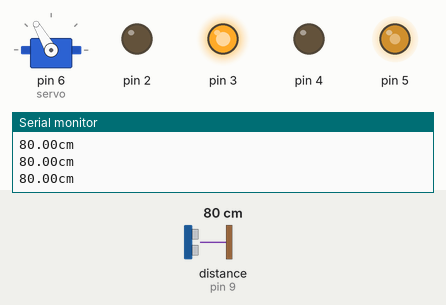
This sketch was run on a simulated Arduino Uno, built with avr-gcc and run on an emulated ATmega328P. Parts: servo, output pins drawn as LEDs (lit = HIGH), the last lines printed to the serial monitor. Wiring (inferred from the names in the program): ultrasonic range finder: trigger pin 8; echo pin 9. The inputs (shaded band) are chosen by the test bench; at power-on: distance to the obstacle (sensor on pin 9) 80 cm. The echo pulse lasts 58.3 µs per cm; pins used as bus, display or sensor lines are not drawn.

Above: at 1.2 s.
1.3 s: distance to the obstacle (sensor on pin 9) set to 29 cm
2.8 s: distance to the obstacle (sensor on pin 9) set to 22 cm
At 3.4 s:
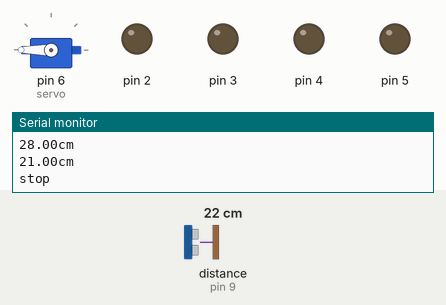
5.8 s: distance to the obstacle (sensor on pin 9) set to 2 cm
At 7.0 s:
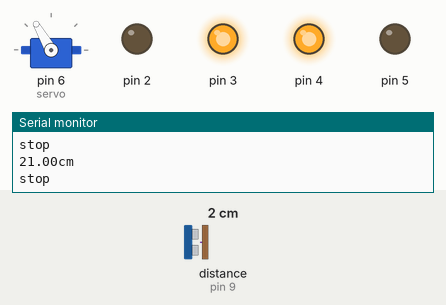
8.8 s: distance to the obstacle (sensor on pin 9) set to 299 cm
At 9.2 s:
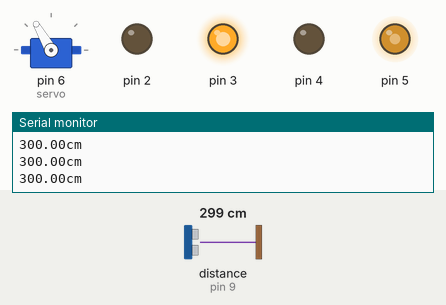
10.4 s: distance to the obstacle (sensor on pin 9) set to 4 cm
At 11.6 s:
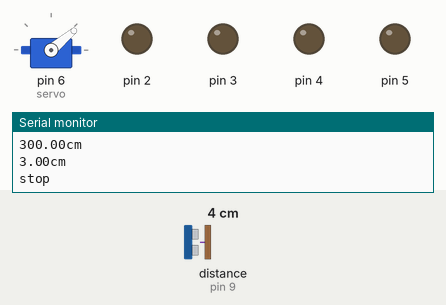
13.4 s: distance to the obstacle (sensor on pin 9) set to 35 cm
At 14.3 s:
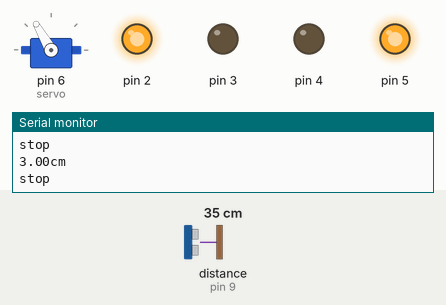
Timing chart, 0 to 16.4 s (numbered marks = the images above; inputs shaded):
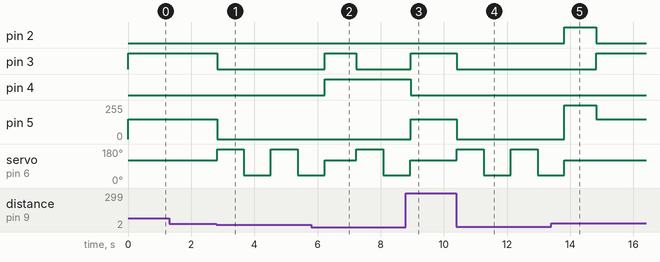

The sketch:

03_Ultrasound_Car.ino
```cpp
#include <Servo.h>
int trig = 8;
int echo = 9;
Servo servo;
int distanceleft;
int distanceright;
int distancecenter;

void Stop() {
  digitalWrite(2, 0)  ;
  digitalWrite(3, 0);
  digitalWrite(5, 0);
}
void forward() {
  analogWrite(2,  0);
  analogWrite(3, 255);
  analogWrite(4, 0);
  analogWrite(5, 150);
}
void backward() {
  digitalWrite(2, LOW);
  digitalWrite(3, HIGH);
  digitalWrite(4, LOW);
  digitalWrite(5, HIGH);
}
void left() {
  digitalWrite(2, LOW);
  digitalWrite(3, HIGH);
  digitalWrite(4, HIGH);
  digitalWrite(5, LOW);
  delay(1000);
}

void right() {
  digitalWrite(2, HIGH);
  digitalWrite(3, LOW);
  digitalWrite(4, LOW);
  digitalWrite(5, HIGH);
  delay(1000);
}

int distanceCheck() {
  digitalWrite(trig, LOW);
  digitalWrite(echo, LOW);
  delayMicroseconds(2);

  digitalWrite(trig, HIGH);
  delayMicroseconds(10);
  digitalWrite(trig, LOW);

  unsigned long duration = pulseIn(echo, HIGH);
  float distance = duration / 58;
  return distance ;
}


void setup() {
  servo.attach(6);

  pinMode(2, OUTPUT);
  pinMode(3, OUTPUT);
  pinMode(4, OUTPUT);
  pinMode(5, OUTPUT);

  Serial.begin(9600);
  pinMode(trig, OUTPUT);
  pinMode(echo, INPUT);

}

void loop() {
  servo.write(120);//서보 가운데 보기
  float distance = distanceCheck();
  Serial.print(distance);
  Serial.println("cm");
  if (distance < 25) {
    Serial.println("stop");
    Stop();
    distancecenter = distance;
    servo.write(180);//왼쪽보기
    delay(450);
    distanceleft = distanceCheck();
    delay(400);
    servo.write(40);//오른쪽보기
    delay(450);
    distanceright = distanceCheck();
    delay(400);
    servo.write(120);//서보 가운데 보기
    if (distanceleft > distanceright ) {
      left();
    }
    else if (distanceleft < distanceright ) {
      right();
    }
  }
  else {
    forward();
  }
}
```

Measured:
- the behaviour switches between 26 and 25 cm on distance to the obstacle (sensor on pin 9) (found by bisection; images 0 and 1)
- after the input at 2.8 s, pin 3: HIGH → LOW at once; pin 5: 150/255 → 0/255 at once; servo on pin 6 (servo): alternates 180° for 0.85 s and 40° for 0.85 s, starting at once
- after the input at 5.8 s, pin 3: LOW → HIGH after 0.43 s, → LOW 1.0 s later; pin 4: LOW → HIGH after 0.43 s
- after the input at 8.8 s, pin 3: LOW → HIGH after 0.15 s; pin 4: HIGH → LOW after 0.15 s; pin 5: 0/255 → 150/255 after 0.15 s
- after the input at 10.4 s, pin 3: HIGH → LOW at once; pin 5: 150/255 → 0/255 at once; servo on pin 6 (servo): alternates 180° for 0.85 s and 40° for 0.85 s, starting at once
- after the input at 13.4 s, pin 2: LOW → HIGH after 0.42 s, → LOW 1.0 s later; pin 3: LOW → HIGH after 1.4 s; pin 5: 0/255 → 255/255 after 0.42 s, → 150/255 1.0 s later
